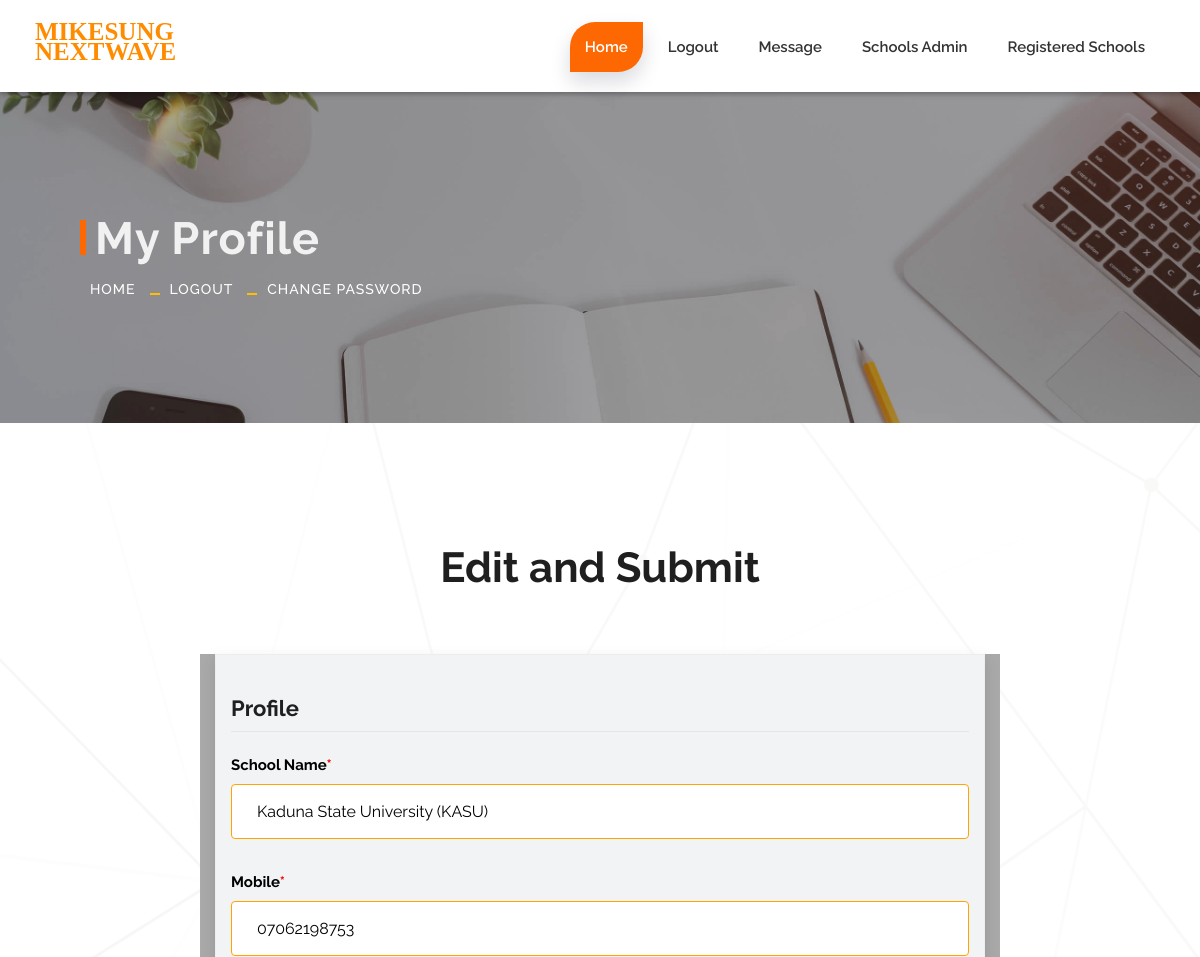
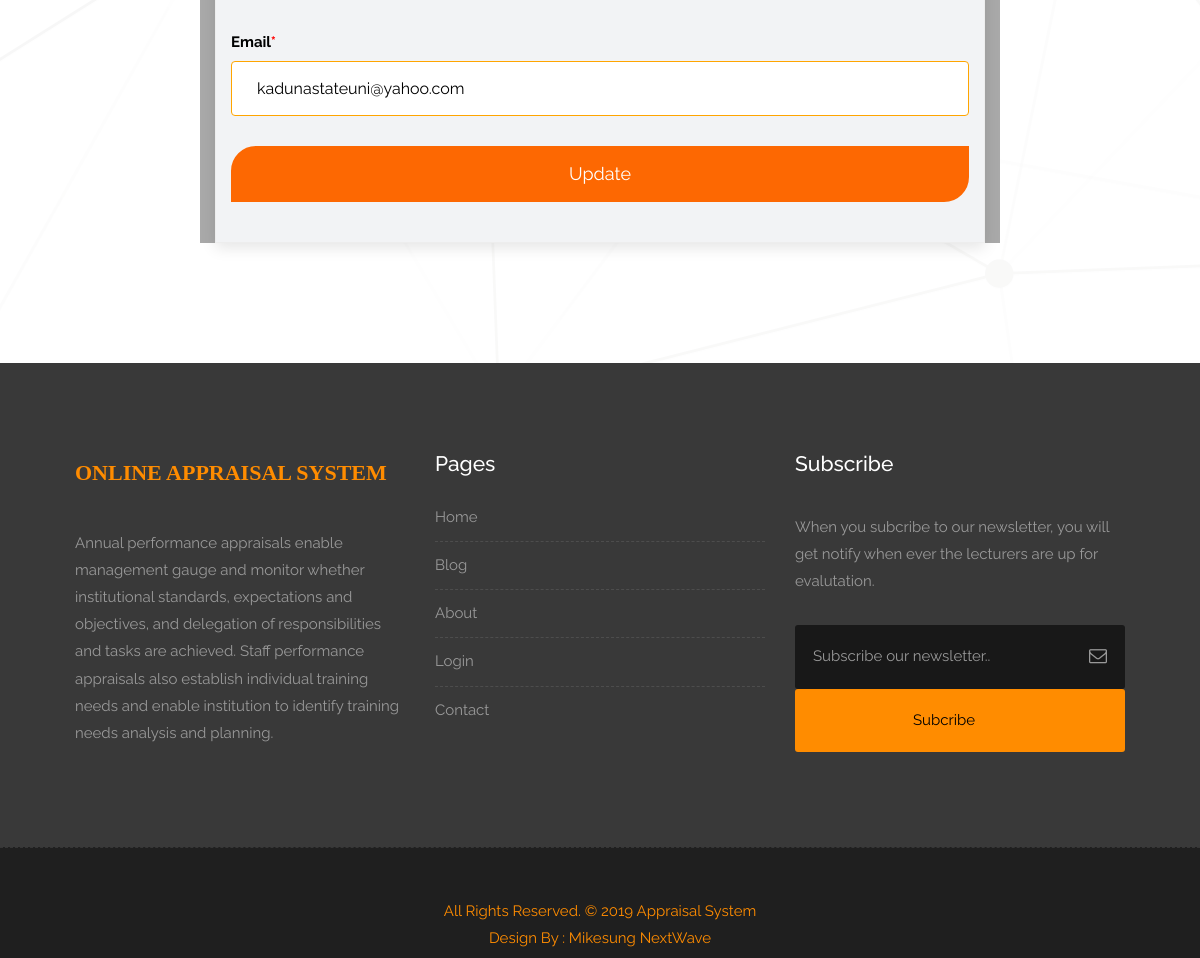
/edit_school.php?id=1, run on the app's committed database (2 pictures, top to bottom).
### tables this page shows
CREATE TABLE `schools` (
  `id` int(11) NOT NULL,
  `schoolNames` varchar(100) NOT NULL,
  `email` varchar(100) NOT NULL,
  `mobile` varchar(100) NOT NULL
);

### edit_school.php (the view, shortened to what this page needs)
<?php
include ('general_admin_header.php');
?>
<?php
$id = isset($_GET['id']) ? $_GET['id'] : '';
	include('db_connect.php');
		$sql = "SELECT * FROM schools WHERE schools.id = '".$id."'";
		$query = mysqli_query($conn, $sql) or die(mysqli_error($conn));
		 $row = mysqli_fetch_assoc($query);
	?>
<div class="banner-area banner-bg-1">
		<div class="container">
			<div class="row">
				<div class="col-md-12">
					<div class="banner">
						<h2>My Profile</h2>
						<ul class="page-title-link">
							<li><a href="student_page.php">Home</a></li>
							<li><a href="student_logout.php">Logout</a></li>
							<li><a href="#">Change Password</a></li>
						</ul>
					</div>
				</div>
			</div>
		</div>
	</div>
    <div id="contact" class="section wb">
    	<div class="section-title text-center">
        		<h3><b>Edit and Submit</b></h3>
    		</div>
        <div class="col-md-8 col-md-offset-2"  style="background-color: darkgrey">
           <div class="contact_form">
	<form class="form" method="POST" ">
		<div class="row">
			<div>
				<fieldset">
					<legend style="color: green;"><h2><b>Profile</b></h2></legend>
					<div class="form-group">
						<label>School Name<b style="color: red;">*</b></label>
						<input type="text" name="schoolNames" class="form-control" value="<?php echo $row['schoolNames']; ?>">
					</div>
					<div class="form-group">
						<label>Mobile<b style="color: red;">*</b></label>
						<input type="text" name="mobile" class="form-control" value="<?php echo $row['mobile']; ?>">
					</div>
					<div class="form-group">
						<label>Email<b style="color: red;">*</b></label>
						<input type="text" name="email" class="form-control" value="<?php echo $row['email']; ?>">
					</div>
					<div>
						<input type="submit" name="update" value="Update" class="btn btn-light btn-radius btn-brd grd1 btn-block">
					</div>
			</div>
		</div>
	</form>
	</div>
		</div>
	</div>
    <?php include 'footer.php' ?>
</body>
</html>

### style.css (style rules this page uses)
body { color: #999; font-size: 15px; font-family: 'Raleway', sans-serif; line-height: 1.80857; }
a { color: #1f1f1f; text-decoration: none !important; outline: none !important; -webkit-transition: all .3s ease-in-out; -moz-transition: all .3s ease-in-out; -ms-transition: all .3s ease-in-out; -o-transition: all .3s ease-in-out; transition: all .3s ease-in-out; }
h1, h2, h3, h4, h5, h6 { letter-spacing: 0; font-weight: normal; position: relative; padding: 0 0 10px 0; font-weight: normal; line-height: 120% !important; color: #1f1f1f; margin: 0 }
h2 { font-size: 22px }
h3 { font-size: 18px }
a { color: #1f1f1f; text-decoration: none; outline: none; }
a, .btn { text-decoration: none !important; outline: none !important; -webkit-transition: all .3s ease-in-out; -moz-transition: all .3s ease-in-out; -ms-transition: all .3s ease-in-out; -o-transition: all .3s ease-in-out; transition: all .3s ease-in-out; }
ul, li, ol { margin: 0px; padding: 0px; list-style: none; }
.section { display: block; position: relative; overflow: hidden; padding: 120px 0; }
.section.wb { background-color: #ffffff; }
.section-title { display: block; position: relative; margin-bottom: 60px; }
.section-title h3 { font-size: 42px; font-weight: 500; line-height: 62px; margin: 0 0 25px; padding: 0; text-transform: none; }
.contact_form { border: 1px solid #ededed; box-shadow: 0 5px 14px rgba(0, 0, 0, 0.1); background-color: #f2f3f5; padding: 40px 30px; }
.contact_form .form-control { background-color: #fff; margin-bottom: 30px; border: 1px solid #ebebeb; box-sizing: border-box; color: #bcbcbc; font-size: 16px; outline: 0 none; padding: 10px 25px; height: 55px; resize: none; box-shadow: none !important; width: 100%; }
#contact { background: url(images/bg.png) no-repeat center center #fff; }
.nav-pills, .effect-1:after, .nav-pills > li > a, .global-radius, .btn-brd { -webkit-border-radius: 25px 0px 25px 0px; -moz-border-radius: 25px 0px 25px 0px; border-radius: 25px 0px 25px 0px; }
.btn-light { padding: 13px 40px; font-size: 18px; border: 2px solid #fd6802; color: #ffffff; background-color: #fd6802; }
.banner-bg-1 { background: url(uploads/inner-bg.jpg); padding: 120px 0; background-clip: initial; background-color: rgba(0, 0, 0, 0); background-origin: initial; background-position: center center; background-repeat: no-repeat; background-size: cover; position: relative; z-index: 0; }
.banner-bg-1::before { content: ""; display: inline-block; height: 100%; left: 0; position: absolute; top: 0; width: 100%; z-index: -1; background: rgba(34, 34, 34, 0.4); }
.banner { position: relative; }
.banner h2 { color: #f1f1f1; font-size: 45px; font-weight: 700; letter-spacing: 1px; margin-left: 20px; position: relative; }
.banner h2::after { background: #fd6802; content: ""; height: 35px; left: -15px; position: absolute; top: 8px; width: 6px; }
.page-title-link li { display: inline-block; position: relative; }
.page-title-link li a { color: #fff; font-size: 14px; letter-spacing: 1px; margin: 0 15px; text-transform: uppercase; font-weight: 500; }
.page-title-link li::after { background: #fcbf02; bottom: 8px; content: ""; height: 2px; margin-left: -1px; position: absolute; width: 10px; }
.page-title-link li:last-child::after { content: ""; width: 0; height: 0; }
:root { --pricingTable-yellow: #fd6802; --pricingTable-purple: #fd6802; --pricingTable-blue: #fd6802; }

### css/responsive.css (style rules this page uses)
@media (max-width: 1200px) { .container { width: 90%; } }

### edit_school.php (style rules this page uses)
form { color: black; }
.form-group .form-control { color: black; border-color: orange; }

### data on the page
schools: schoolNames "Kaduna State University (KASU)", mobile "07062198753", email "kadunastateuni@yahoo.com"
